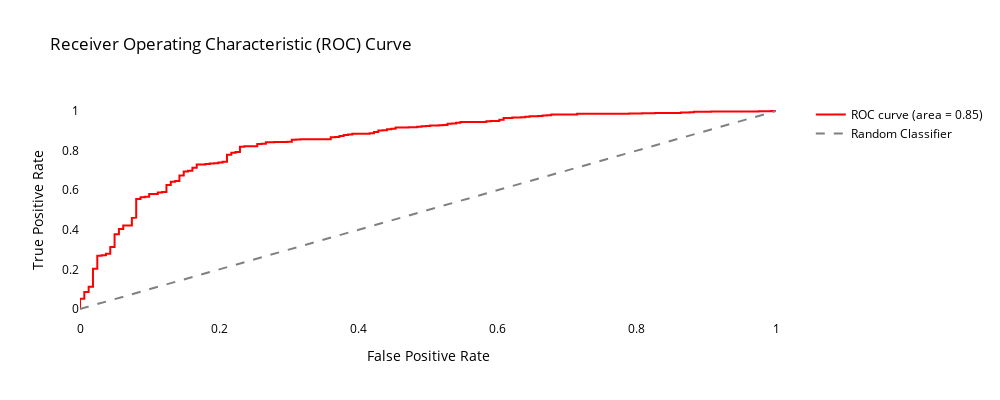

Notebook code for this chart:
### Code cell
# Plot the ROC curve
plot_roc_curve(y_val, y_pred_prob)

### Figure 1 — Plotly figure (JSON) as saved in the notebook; plotly's stock layout.template omitted (floating-point values rounded to 4 significant figures; data arrays with more than 128 entries replaced by an {"elided": "..."} marker saying what was removed)
{"data": [{"line": {"color": "red", "width": 2}, "mode": "lines", "name": "ROC curve (area = 0.85)", "type": "scatter", "x": {"elided": "227 float values"}, "y": {"elided": "227 float values"}}, {"line": {"color": "gray", "dash": "dash", "width": 2}, "mode": "lines", "name": "Random Classifier", "type": "scatter", "x": [0, 1], "y": [0, 1]}], "layout": {"font": {"color": "black"}, "height": 400, "hovermode": "x unified", "legend": {"orientation": "v", "x": 1.05, "y": 1}, "paper_bgcolor": "rgba(0,0,0,0)", "plot_bgcolor": "rgba(0,0,0,0)", "showlegend": true, "title": {"text": "Receiver Operating Characteristic (ROC) Curve"}, "width": 1000, "xaxis": {"title": {"text": "False Positive Rate"}}, "yaxis": {"title": {"text": "True Positive Rate"}}}}
